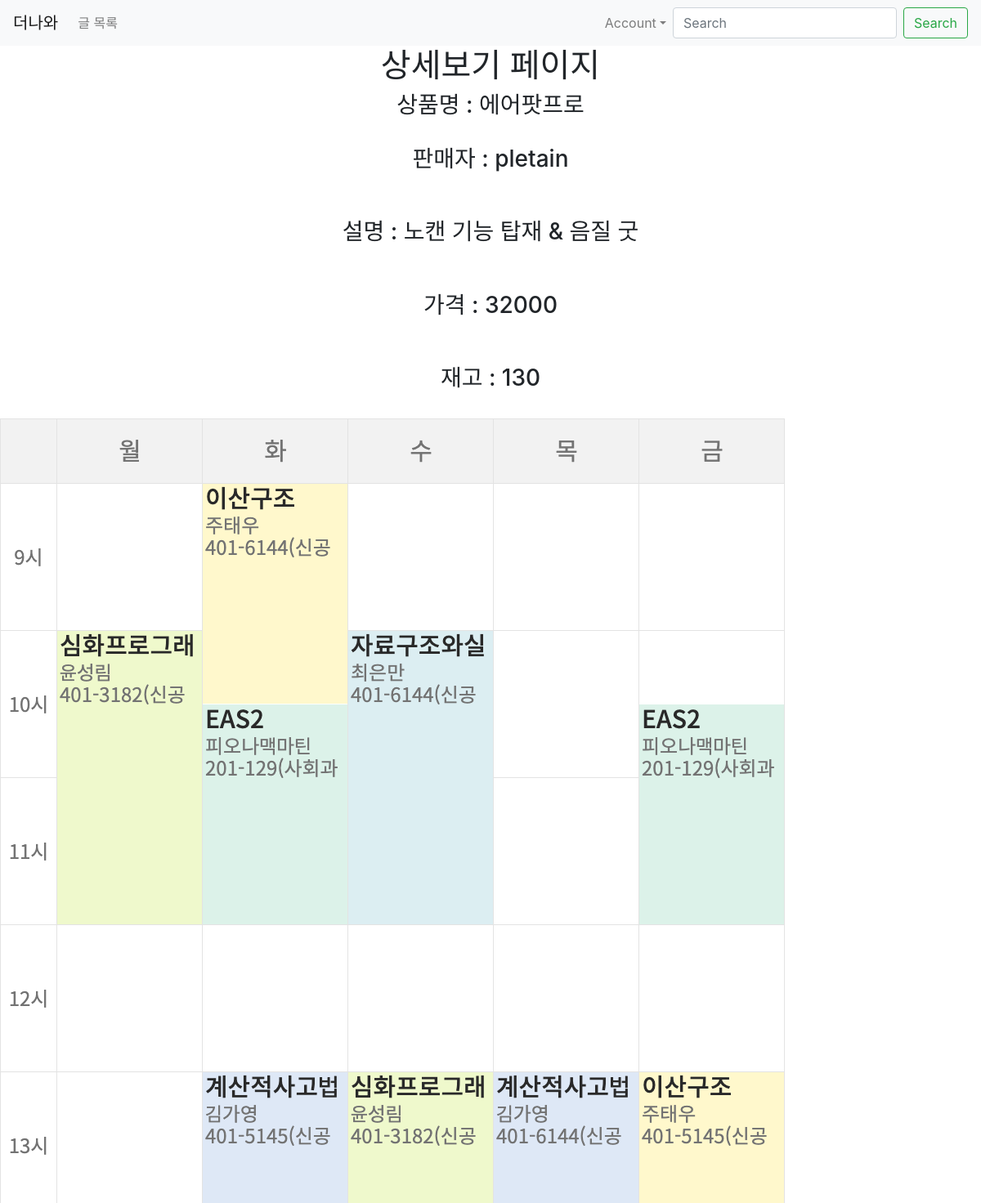
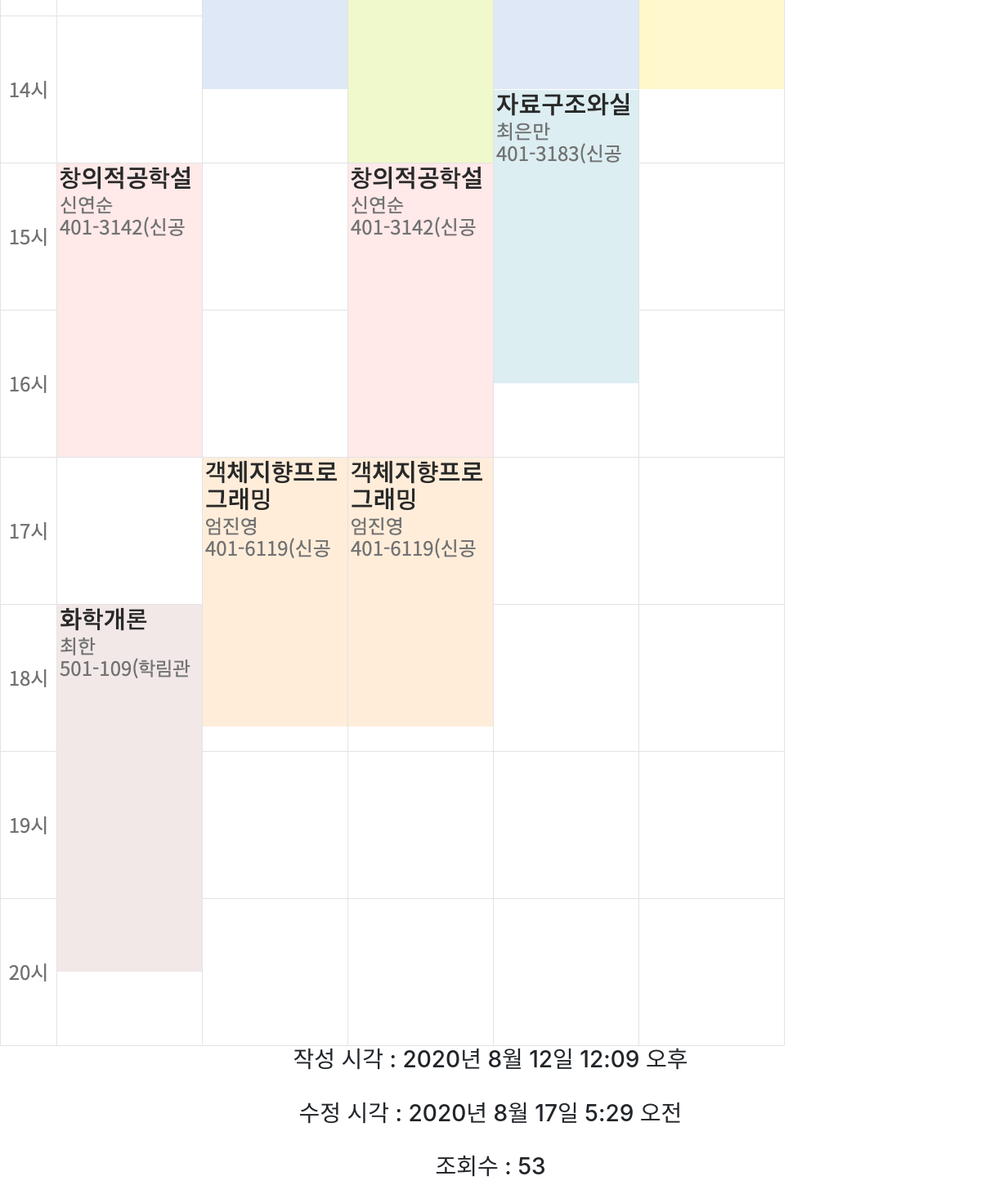
The page /products/show/1 on the database its author committed (2 pictures, top to bottom).
### products/models.py (models this page shows)
class Product(models.Model):
    name = models.CharField(max_length=50, null=False)
    desc = models.CharField(max_length=50, null=False)
    price = models.IntegerField(null=True)
    cnt = models.IntegerField(null=True)
    view_count = models.IntegerField(default=0)
    created_at = models.DateTimeField(auto_now_add = True)
    updated_at = models.DateTimeField(auto_now = True)
    image = models.ImageField(upload_to='images/', null=True)
    user = models.ForeignKey(User, on_delete = models.CASCADE, null=True)

### products/views.py (the view)
# urls.py: path('show/<int:id>', show, name="show"),
def show(request, id):
    product = Product.objects.get(pk=id)
    product.view_count += 1
    product.save()
    return render(request, 'products/show.html', {'product':product})

### products/templates/products/show.html (shortened to what this page needs)
{% extends 'base.html' %} {% load static %} {% block content %}
<h1>상세보기 페이지</h1>
<h3>상품명 : {{ product.name }}</h3>
<br />
{% if product.user %}
<h3>판매자 : {{ product.user }}</h3>
<br />
{% else %}
<h3>판매자 : 알수 없음</h3>
{% endif %}
<br />
<h3>설명 : {{ product.desc }}</h3>
<br />
<br />
<h3>가격 : {{ product.price }}</h3>
<br />
<br />
<h3>재고 : {{ product.cnt }}</h3>
<br />
{% if product.image %}
<img src="{{ product.image.url }}" alt="" />
{% endif %}
<h3>작성 시각 : {{ product.created_at }}</h3>
<br />
<h3>수정 시각 : {{ product.updated_at }}</h3>
<br />
<h3>조회수 : {{ product.view_count }}</h3>
<br />
{% endblock %}

### myblog/static/css/project.css (style rules this page uses)
h1 { text-align: center; }
h3 { text-align: center; }

### rows shown on the page
Product: name "에어팟프로", user "pletain", desc "노캔 기능 탑재 & 음질 굿", price "32000", cnt "130", image (picture), created_at "2020년 8월 12일 12:09 오후", updated_at "2020년 8월 17일 5:29 오전", view_count "53"
